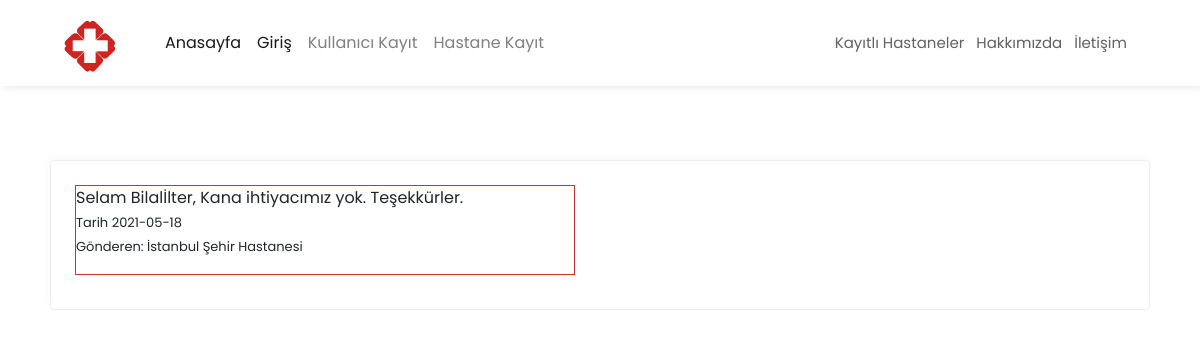
Page /mesajlar.php?id=3 on the committed database.
### tables this page shows
CREATE TABLE `mesajlar` (
  `id` int(11) NOT NULL,
  `mesaj_gonderilen_id` int(11) NOT NULL,
  `mesaj_gonderen_id` int(11) NOT NULL,
  `mesaj_birim` varchar(250) NOT NULL,
  `mesaj` varchar(500) NOT NULL,
  `gonderilmezamani` date NOT NULL
);

CREATE TABLE `hastane` (
  `id` int(11) NOT NULL,
  `ad` varchar(100) NOT NULL,
  `sifre` varchar(100) NOT NULL,
  `adres` varchar(100) NOT NULL,
  `il` int(11) NOT NULL,
  `ilce` int(11) NOT NULL,
  `telefon` varchar(100) NOT NULL
);

### vt.php (called while the page is built, shortened)
<?php
class Veritabani
{
    private $baglanti;
    public function __construct()
    {
        $this->baglanti = mysqli_connect("localhost", "root", "", "VtHastane");
        mysqli_set_charset($this->baglanti, 'utf8');
    }
    public function DiziDondur($query, $sutunlar)
    {
        $sonuc = $this->baglanti->query($query);
        $veriler = array();
        while ($satir = $sonuc->fetch_assoc()) {
            $dizi = array();
            for ($i = 0; $i < count($sutunlar); $i++) {
                array_push($dizi, $satir[$sutunlar[$i]]);
            }
            array_push($veriler, $dizi);
        }
        return $veriler;
    }
}

### mesajlar.php (the view, shortened to what this page needs)
<?php
require 'vt.php';
$vt = new Veritabani();
?>
<!doctype html>
<html lang="tr">
<head>
    <link rel="stylesheet" href="https://stackpath.bootstrapcdn.com/bootstrap/4.3.1/css/bootstrap.min.css">
    <link rel="stylesheet" href="https://cdnjs.cloudflare.com/ajax/libs/font-awesome/5.15.1/css/all.min.css">
    <link rel="stylesheet" href="css/style.css">
</head>
<body>
    <nav class="navbar navbar-expand-lg navbar-light bg-light position-fixed">
    <?php include 'menu.php';?>
    </nav>
    <div class="kayitOl-section ">
   <form style="display: block !important;">
   <div class="kayitOl-left">
       <?php
            if(isset($_GET['id'])){
                $id = $_GET['id'];
                if(isset($_SESSION['hgiris'])){
                    $mesajbirim = 'hastane';
                    $innerTable = 'kullanici';
                }
                else{
                    $mesajbirim = 'kullanici';
                    $innerTable = 'hastane';
                }
                foreach ($vt->DiziDondur("SELECT * FROM mesajlar INNER join $innerTable on $innerTable.id = mesajlar.mesaj_gonderen_id
                 where mesaj_gonderilen_id = '".$id."' and mesaj_birim = '".$mesajbirim."' order by mesajlar.id desc ",array("mesaj","gonderilmezamani","ad")) as $mesaj) {
                    echo "<div class='mesaj'><p>$mesaj[0] <br><span>  Tarih $mesaj[1] </span><br><span>  Gönderen: $mesaj[2] </span></p></div>";
                }
            }
            else{
                echo 'Direkt bu sayfaya erişim yasak.';
            }
       ?>
   </div>
   </form>
    </div>
</body>
</html>

### css/style.css (style rules this page uses)
* { padding: 0px; margin: 0px; font-family: 'Poppins', sans-serif; -webkit-box-sizing: border-box; box-sizing: border-box; }
html { scroll-behavior: smooth; width: 100vw !important; overflow-x: hidden; }
body { overflow-x: hidden; }
.navbar { width: 100%; z-index: 9999; background: #fff !important; -webkit-box-shadow: 3px 3px 6px #eee; box-shadow: 3px 3px 6px #eee; }
.mesaj { border: 1px solid #D0332E; margin-bottom: 10px; width: 500px; }
.mesaj span { font-size: 13px; }
.kayitOl-section { margin-left: 50px; margin-right: 50px; }
.kayitOl-section form { display: -ms-grid; display: grid; -ms-grid-columns: 1fr 1fr; grid-template-columns: 1fr 1fr; margin-top: 160px; grid-gap: 20px; }
.kayitOl-section form .kayitOl-left, .kayitOl-section form .kayitOl-right { padding: 24px; border: 1px solid #eee; border-radius: 4px; -webkit-box-shadow: -3px -3px 6px rgba(238, 238, 238, 0.322); box-shadow: -3px -3px 6px rgba(238, 238, 238, 0.322); }

### rows in the picture
mesajlar: mesaj "Selam Bilalİlter, Kana ihtiyacımız yok. Teşekkürler.", gonderilmezamani "2021-05-18", hastane.ad "İstanbul Şehir Hastanesi"
